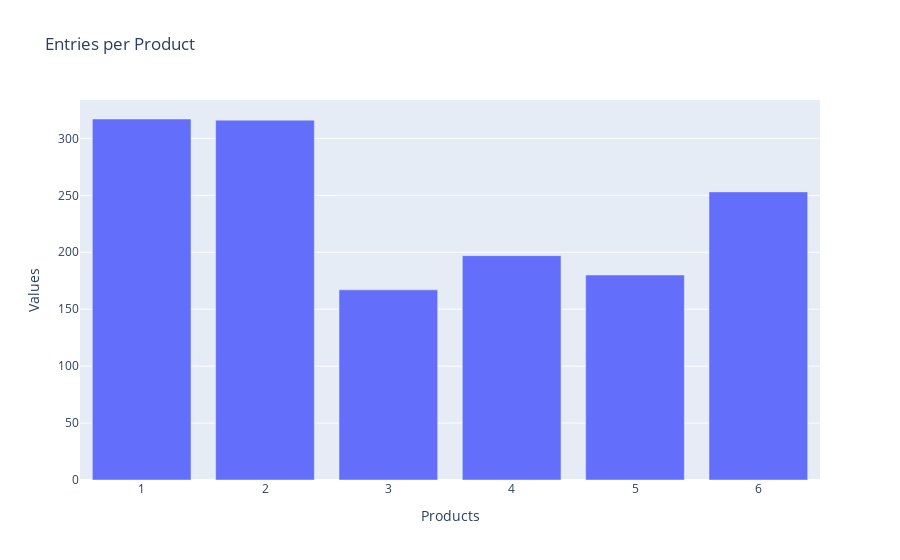

Here is the notebook cell this chart was saved with:
### Markdown cell above
Fairly imbalanced by Winners

### Code cell
counts = df['product'].value_counts()
fig = px.bar(x=counts.index, y=counts.values, labels={'x':'Products', 'y':'Values'},
             title='Entries per Product')

# Show plot 
fig.show()

### Figure 1 — Plotly figure (JSON) as saved in the notebook; plotly's stock layout.template omitted (floating-point values rounded to 4 significant figures)
{"data": [{"alignmentgroup": "True", "hovertemplate": "Products=%{x}<br>Values=%{y}<extra></extra>", "legendgroup": "", "marker": {"color": "#636efa", "pattern": {"shape": ""}}, "name": "", "offsetgroup": "", "orientation": "v", "showlegend": false, "textposition": "auto", "type": "bar", "x": [1, 2, 6, 4, 5, 3], "xaxis": "x", "y": [317, 316, 253, 197, 180, 167], "yaxis": "y"}], "layout": {"barmode": "relative", "legend": {"tracegroupgap": 0}, "title": {"text": "Entries per Product"}, "xaxis": {"anchor": "y", "domain": [0, 1], "title": {"text": "Products"}}, "yaxis": {"anchor": "x", "domain": [0, 1], "title": {"text": "Values"}}}}
